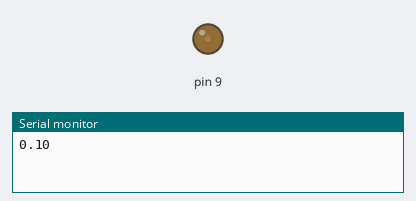
This sketch was run on a simulated Arduino Uno, built with avr-gcc and run on an emulated ATmega328P. Shown: output pins drawn as LEDs (lit = HIGH), the last lines printed to the serial monitor.

Above: at 5.05 s.
At 7.25 s:
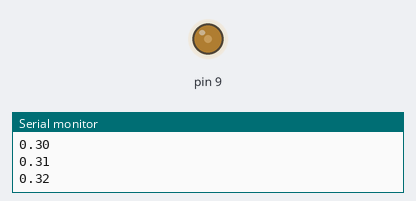
At 9.5 s:
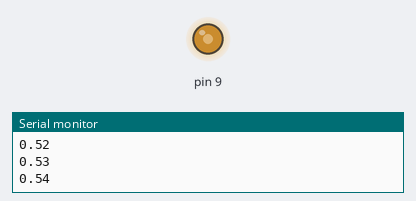
Timing chart, 0 to 10.9 s (numbered marks = the images above):
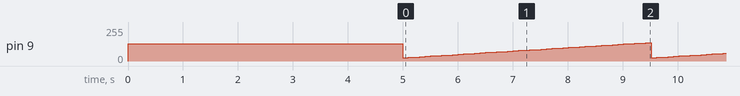

The sketch:

pwm.ino
```cpp
#include "pwm.hpp"

void setup() {
  PWM_init();
  set_PWM_frequency(50000);
  set_PWM_duty(.50);
  Serial.begin(9600);
  delay(5000);
}

void loop() {
  float i;
  for (i =10; i < 55; i++){
    set_PWM_duty(i/100.0);
    Serial.println(i/100.0);
    delay(100);
  }
}
```

pwm.cpp
```cpp
#include "Arduino.h"
#include "pwm.hpp"

//Initializes PWM on pin 9, fast pwm mode
void PWM_init(void){
  DDRB |= (1 << DDB1);

  TCCR1A =
      (1 << COM1A1) | (1 << COM1B1) | (1 << WGM11);

  TCCR1B =
      (1 << WGM12) | (1 << WGM13) | (1 << CS10);
  OCR1A = 0;
}

//Sets the frequency of the PWM
void set_PWM_frequency(float frequency){
   int freq;
   freq = int(16000000.0 / frequency);
   ICR1 = freq;
}

void set_PWM_duty(float duty){
  int percent;
  percent = int(duty * ICR1);
  OCR1A = percent;
}
```

pwm.hpp
```cpp
#ifndef pwm_hpp
#define pwm_hpp

void PWM_init(void);
void set_PWM_frequency(float frequency);
void set_PWM_duty(float duty);


#endif
```

Measured:
- by itself, pin 9: ramps from 26/255 to 137/255 and jumps back, once every 4.5 s
